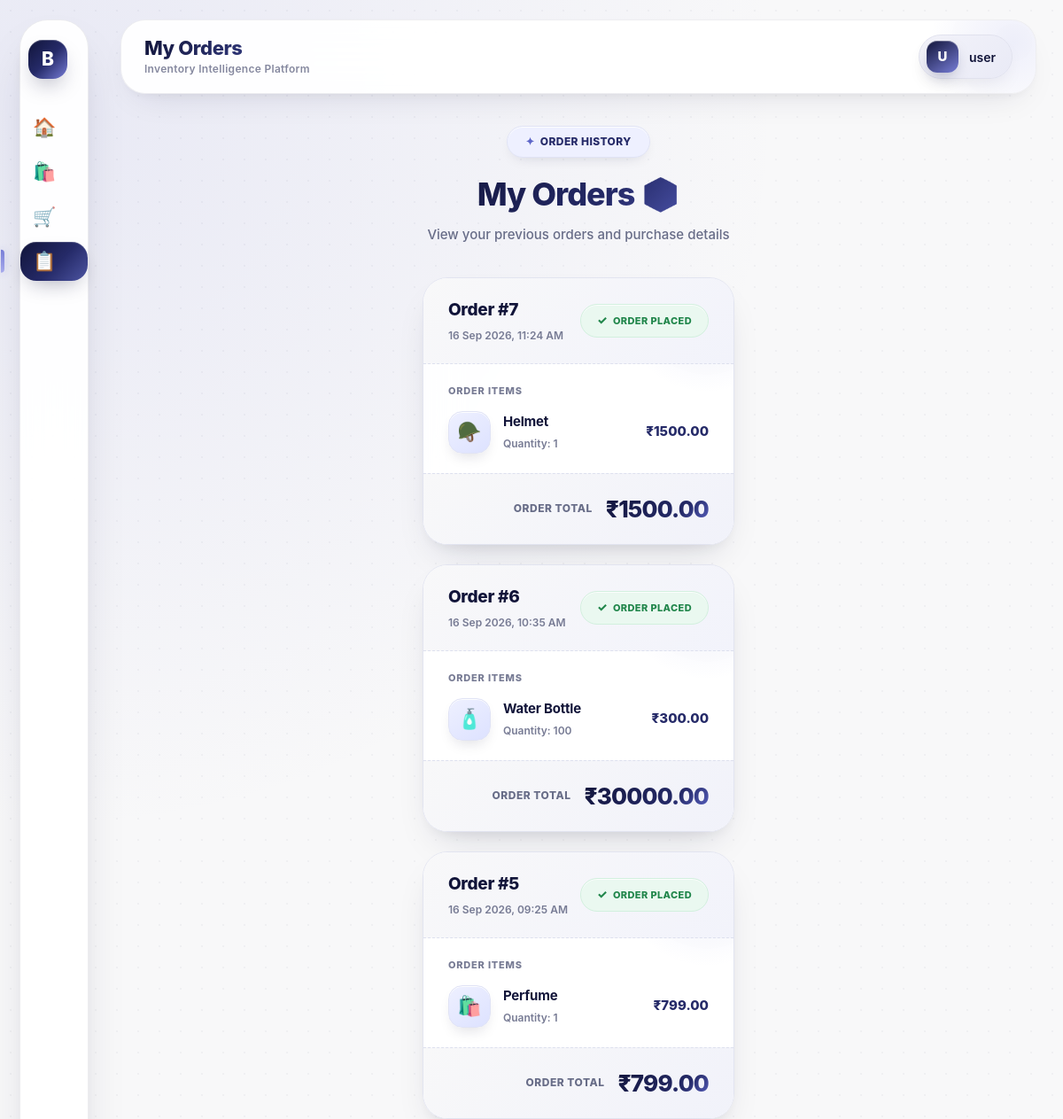
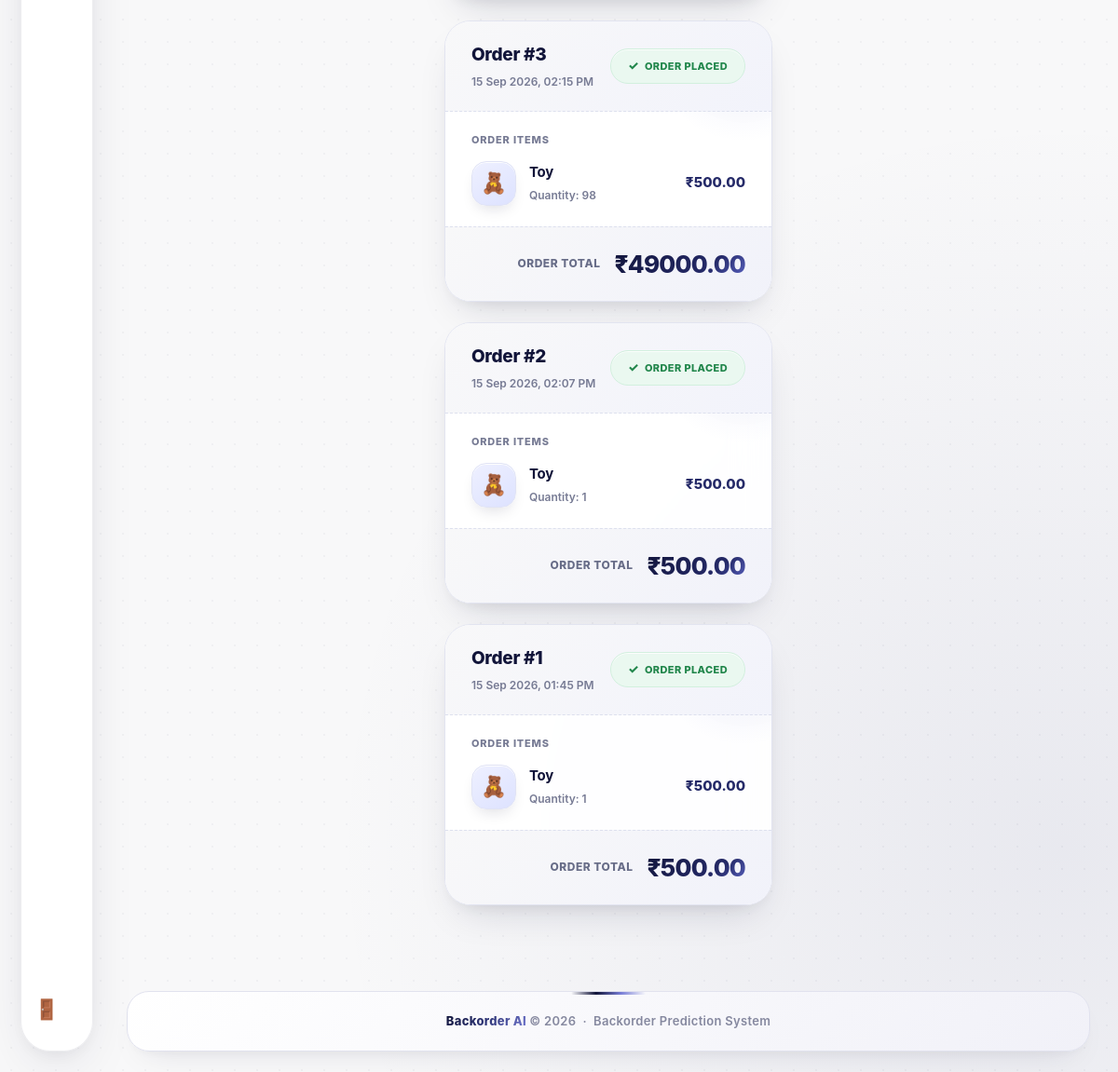
Page /orders/ (signed in) on the committed database (2 pictures, top to bottom).
### shop/models.py (models this page shows, shortened)
class Order(models.Model):
    user = models.ForeignKey(
        User,
        on_delete=models.CASCADE
    )
    total_amount = models.DecimalField(
        max_digits=10,
        decimal_places=2
    )
    created_at = models.DateTimeField(
        auto_now_add=True
    )

class OrderItem(models.Model):
    order = models.ForeignKey(
        Order,
        on_delete=models.CASCADE,
        related_name="items"
    )
    product = models.ForeignKey(
        Product,
        on_delete=models.CASCADE
    )
    quantity = models.PositiveIntegerField()
    price = models.DecimalField(
        max_digits=10,
        decimal_places=2
    )

class Product(models.Model):
    name = models.CharField(max_length=200)
    category = models.CharField(
        max_length=100,
        default="General"
    )
    description = models.TextField(
        blank=True
    )
    price = models.DecimalField(
        max_digits=10,
        decimal_places=2
    )
    stock = models.PositiveIntegerField(
        default=0
    )
    lead_time = models.FloatField(
        default=10
    )
    in_transit_qty = models.FloatField(
        default=0
    )
    forecast_3_month = models.FloatField(
        default=0
    )
    forecast_6_month = models.FloatField(
        default=0
    )
    forecast_9_month = models.FloatField(
        default=0
    )
    sales_1_month = models.FloatField(
        default=0
    )
    sales_3_month = models.FloatField(
        default=0
    )
    min_bank = models.FloatField(
        default=0
    )
    pieces_past_due = models.FloatField(
        default=0
    )
    perf_6_month_avg = models.FloatField(
        default=0
    )
    perf_12_month_avg = models.FloatField(
        default=0
    )
    prediction = models.CharField(
        max_length=30,
        default="NO BACKORDER"
    )
    prediction_probability = models.FloatField(
        default=0
    )
    created_at = models.DateTimeField(
        auto_now_add=True
    )

### shop/views.py (the view)
# urls.py: path("orders/",views.orders,name="orders"),
@login_required
def orders(request):
    orders = Order.objects.filter(
        user=request.user
    ).prefetch_related(
        "items"
    ).order_by(
        "-created_at"
    )
    return render(
        request,
        "orders.html",
        {
            "orders": orders
        }
    )

### shop/templates/orders.html (shortened to what this page needs)
{% extends "base.html" %}
{% block page_title %}My Orders{% endblock %}
{% block content %}
<div class="orders-page">
    <div class="orders-header">
        <div class="badge">
            Order History
        </div>
        <h1 class="orders-title">
            My Orders 📦
        </h1>
        <p class="orders-subtitle">
            View your previous orders and purchase details
        </p>
    </div>
    {% for order in orders %}
    <div class="order-card">
        <div class="order-top">
            <div>
                <h2 class="order-number">
                    Order #{{ order.id }}
                </h2>
                <p class="order-date">
                    {{ order.created_at|date:"d M Y, h:i A" }}
                </p>
            </div>
            <div class="order-status">
                Order Placed
            </div>
        </div>
        <div class="order-body">
            <h3 class="items-title">
                Order Items
            </h3>
            {% for item in order.items.all %}
            <div class="order-item">
                <div class="item-left">
                    <div class="item-icon">
                        {% if item.product.name == "Toy" %}
                            🧸
                        {% elif item.product.name == "Helmet" %}
                            🪖
                        {% elif item.product.name == "Water Bottle" %}
                            🧴
                        {% elif item.product.name == "Watch" %}
                            ⌚
                        {% elif item.product.name == "Backpack" %}
                            🎒
                        {% elif item.product.name == "Smartphone" %}
                            📱
                        {% elif item.product.name == "Shoes" %}
                            👟
                        {% elif item.product.name == "Football" %}
                            ⚽
                        {% else %}
                            🛍️
                        {% endif %}
                    </div>
                    <div>
                        <p class="item-name">
                            {{ item.product.name }}
                        </p>
                        <p class="item-quantity">
                            Quantity: {{ item.quantity }}
                        </p>
                    </div>
                </div>
                <div class="item-price">
                    ₹{{ item.price }}
                </div>
            </div>
            {% endfor %}
        </div>
        <div class="order-bottom">
            <span class="total-label">
                Order Total
            </span>
            <span class="total-price">
                ₹{{ order.total_amount }}
            </span>
        </div>
    </div>
    {% endfor %}
</div>
{% endblock %}

### shop/templates/base.html (shortened to what this page needs)
{% load static %}
<!DOCTYPE html>
<html lang="en">
<head>
</head>
<body>
    <aside class="sidebar">
        <a href="
            {% if user.is_authenticated and user.is_staff %}
                {% url 'admin_dashboard' %}
            {% else %}
                {% url 'home' %}
            {% endif %}
        "
           class="logo-mark">
            <div class="logo-icon">
                B
            </div>
        </a>
        <div class="nav-icon-links">
            {% if user.is_authenticated and user.is_staff %}
                <a href="{% url 'admin_dashboard' %}"
                   class="{% if request.resolver_match.url_name == 'admin_dashboard' %}active{% endif %}">
                    <span class="nav-emoji">
                        📊
                    </span>
                    <span class="nav-label">
                        Dashboard
                    </span>
                </a>
                <a href="{% url 'add_stock_page' %}"
                   class="{% if request.resolver_match.url_name == 'add_stock_page' or request.resolver_match.url_name == 'add_stock' %}active{% endif %}">
                    <span class="nav-emoji">
                        📦
                    </span>
                    <span class="nav-label">
                        Add Stock
                    </span>
                </a>
                <a href="{% url 'add_product' %}"
                   class="{% if request.resolver_match.url_name == 'add_product' %}active{% endif %}">
                    <span class="nav-emoji">
                        ✨
                    </span>
                    <span class="nav-label">
                        Add Product
                    </span>
                </a>
                <a href="{% url 'logout' %}"
                   class="logout-icon-link">
                    <span class="nav-emoji">
                        🚪
                    </span>
                    <span class="nav-label">
                        Logout
                    </span>
                </a>
            <!-- ====================================================
                 NORMAL USER NAVIGATION
            ==================================================== -->
            {% elif user.is_authenticated %}
                <a href="{% url 'home' %}"
                   class="{% if request.resolver_match.url_name == 'home' %}active{% endif %}">
                    <span class="nav-emoji">
                        🏠
                    </span>
                </a>
                <a href="{% url 'products' %}"
                   class="{% if request.resolver_match.url_name == 'products' or request.resolver_match.url_name == 'product_detail' %}active{% endif %}">
                    <span class="nav-emoji">
                        🛍️
                    </span>
                </a>
                <a href="{% url 'cart' %}"
                   class="{% if request.resolver_match.url_name == 'cart' %}active{% endif %}">
                    <span class="nav-emoji">
                        🛒
                    </span>
                </a>
                <a href="{% url 'orders' %}"
                   class="{% if request.resolver_match.url_name == 'orders' %}active{% endif %}">
                    <span class="nav-emoji">
                        📋
                    </span>
                </a>
                <a href="{% url 'logout' %}"
                   class="logout-icon-link">
                    <span class="nav-emoji">
                        🚪
                    </span>
                </a>
            {% endif %}
        </div>
    </aside>
    <div class="main-wrapper">
        <div class="top-bar">
            <div class="page-title-wrap">
                <div class="page-title">
                    {% block page_title %}{% endblock %}
                </div>
                <div class="page-subtitle">
                    Inventory Intelligence Platform
                </div>
            </div>
            {% if user.is_authenticated %}
                <div class="user-badge">
                    <div class="user-avatar">
                        {{ user.username|first|upper }}
                    </div>
                    <span>
                        {{ user.username }}
                    </span>
                </div>
            {% endif %}
        </div>
        <main>
            {% block content %}
            {% endblock %}
        </main>
        <footer class="footer">
            <span>
                Backorder AI
            </span>
            © 2026
            &nbsp;·&nbsp;
            Backorder Prediction System
        </footer>
    </div>
</body>
</html>

### shop/templates/orders.html (style rules this page uses)
.orders-page { max-width: 1100px; margin: 0 auto; padding: 10px 0 30px; }
.orders-header { text-align: center; margin-bottom: 36px; }
.orders-header .badge { display: inline-flex; align-items: center; gap: 6px; background: #EEF0FF; color: #252A68; padding: 8px 20px; border-radius: 40px; font-size: 12px; font-weight: 800; letter-spacing: 0.4px; text-transform: uppercase; margin-bottom: 14px; border: 1px solid #E0E3F5; box-shadow: 0 6px 16px -8px rgba(17, 20, 57, 0.18), inset 0 1px 0 rgba(255, 255, 255, 0.9); }
.orders-header .badge::before { content: "✦"; color: #5D66C8; }
.orders-title { margin: 0 0 8px; font-size: 36px; font-weight: 800; letter-spacing: -1px; background: linear-gradient( 135deg, #111439, #252A68 60%, #5D66C8 ); -webkit-background-clip: text; -webkit-text-fill-color: transparent; background-clip: text; }
.orders-subtitle { margin: 0; color: #686D88; font-size: 15px; font-weight: 500; }
.order-card { background: rgba(255, 255, 255, 0.92); backdrop-filter: blur(20px); -webkit-backdrop-filter: blur(20px); border-radius: 28px; margin-bottom: 22px; overflow: hidden; border: 1px solid #E2E4F0; box-shadow: 0 20px 44px -18px rgba(17, 20, 57, 0.18), 0 8px 20px -10px rgba(17, 20, 57, 0.10), inset 0 1px 0 rgba(255, 255, 255, 0.95); transition: transform 0.3s ease, box-shadow 0.3s ease, background 0.3s ease; position: relative; }
.order-card::before { content: ""; position: absolute; top: -70px; right: -70px; width: 200px; height: 200px; background: radial-gradient( circle, rgba(93, 102, 200, 0.12), transparent 70% ); border-radius: 50%; pointer-events: none; transition: transform 0.4s ease; }
.order-top { display: flex; justify-content: space-between; align-items: center; padding: 22px 28px; background: linear-gradient( 135deg, #F8F8F9, #F2F3FB ); border-bottom: 1px dashed #DDE0EE; position: relative; z-index: 1; gap: 14px; flex-wrap: wrap; }
.order-number { margin: 0; font-size: 19px; font-weight: 800; color: #111439; letter-spacing: -0.3px; }
.order-date { margin: 6px 0 0; color: #777B94; font-size: 12px; font-weight: 600; }
.order-status { background: #EAF8F0; color: #21864B; padding: 8px 18px; border-radius: 30px; font-size: 11px; font-weight: 800; letter-spacing: 0.4px; text-transform: uppercase; display: inline-flex; align-items: center; gap: 6px; white-space: nowrap; border: 1px solid #D2F0DE; box-shadow: inset 0 1px 0 rgba(255, 255, 255, 0.8); }
.order-status::before { content: "✓"; font-size: 13px; }
.order-body { padding: 22px 28px; position: relative; z-index: 1; }
.items-title { margin: 0 0 14px; font-size: 11px; color: #777B94; font-weight: 800; letter-spacing: 0.8px; text-transform: uppercase; }
.order-item { display: flex; align-items: center; justify-content: space-between; padding: 14px 0; border-bottom: 1px solid #ECEEF5; gap: 14px; }
.order-item:last-child { border-bottom: none; padding-bottom: 0; }
.order-item:first-of-type { padding-top: 0; }
.item-left { display: flex; align-items: center; gap: 14px; min-width: 0; flex: 1; }
.item-icon { width: 48px; height: 48px; border-radius: 16px; background: linear-gradient( 145deg, #EEF0FF, #DDE2FF ); display: flex; align-items: center; justify-content: center; font-size: 22px; flex-shrink: 0; border: 1px solid #E0E3F5; box-shadow: 0 8px 16px -6px rgba(17, 20, 57, 0.15), inset 0 1px 0 rgba(255, 255, 255, 0.9); transition: transform 0.25s ease, box-shadow 0.25s ease; }
.item-name { margin: 0 0 4px; font-size: 15px; font-weight: 700; color: #111439; letter-spacing: -0.2px; white-space: nowrap; overflow: hidden; text-overflow: ellipsis; }
.item-quantity { margin: 0; font-size: 12px; color: #777B94; font-weight: 600; }
.item-price { font-size: 15px; font-weight: 800; color: #252A68; white-space: nowrap; }
.order-bottom { display: flex; justify-content: flex-end; align-items: center; gap: 15px; padding: 20px 28px; background: linear-gradient( 135deg, #F8F8F9, #F1F2FA ); border-top: 1px dashed #DDE0EE; position: relative; z-index: 1; }
.total-label { color: #686D88; font-size: 12px; font-weight: 800; letter-spacing: 0.5px; text-transform: uppercase; }
.total-price { font-size: 26px; font-weight: 800; letter-spacing: -0.8px; background: linear-gradient( 135deg, #111439, #252A68 70%, #5D66C8 ); -webkit-background-clip: text; -webkit-text-fill-color: transparent; background-clip: text; }

### rows in the picture
Order: id "7", created_at "16 Sep 2026, 11:24 AM", total_amount "1500.00"
OrderItem: product.name "Helmet", quantity "1", price "1500.00"
Order: id "6", created_at "16 Sep 2026, 10:35 AM", total_amount "30000.00"
OrderItem: product.name "Water Bottle", quantity "100", price "300.00"
Order: id "5", created_at "16 Sep 2026, 09:25 AM", total_amount "799.00"
OrderItem: product.name "Perfume", quantity "1", price "799.00"
Order: id "3", created_at "15 Sep 2026, 02:15 PM", total_amount "49000.00"
OrderItem: product.name "Toy", quantity "98", price "500.00"
Order: id "2", created_at "15 Sep 2026, 02:07 PM", total_amount "500.00"
OrderItem: product.name "Toy", quantity "1", price "500.00"
Order: id "1", created_at "15 Sep 2026, 01:45 PM", total_amount "500.00"
OrderItem: product.name "Toy", quantity "1", price "500.00"

### other values in the picture
{{ user.username|first|upper }} "U"
{{ user.username }} "user"
